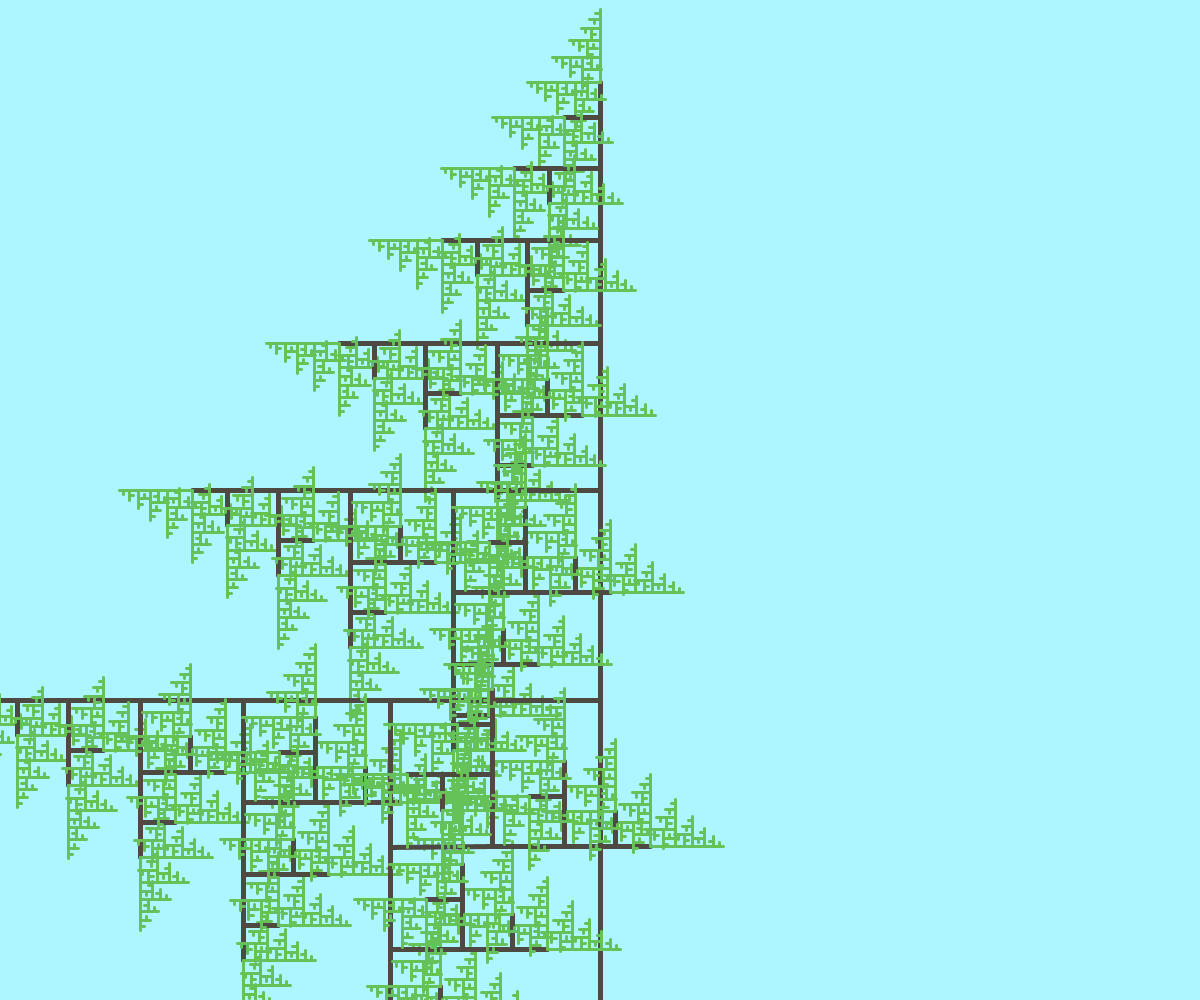
Frame 1 (no input)
Frame 60 (the mouse pressed at the canvas centre just before this capture): identical to frame 1, image omitted
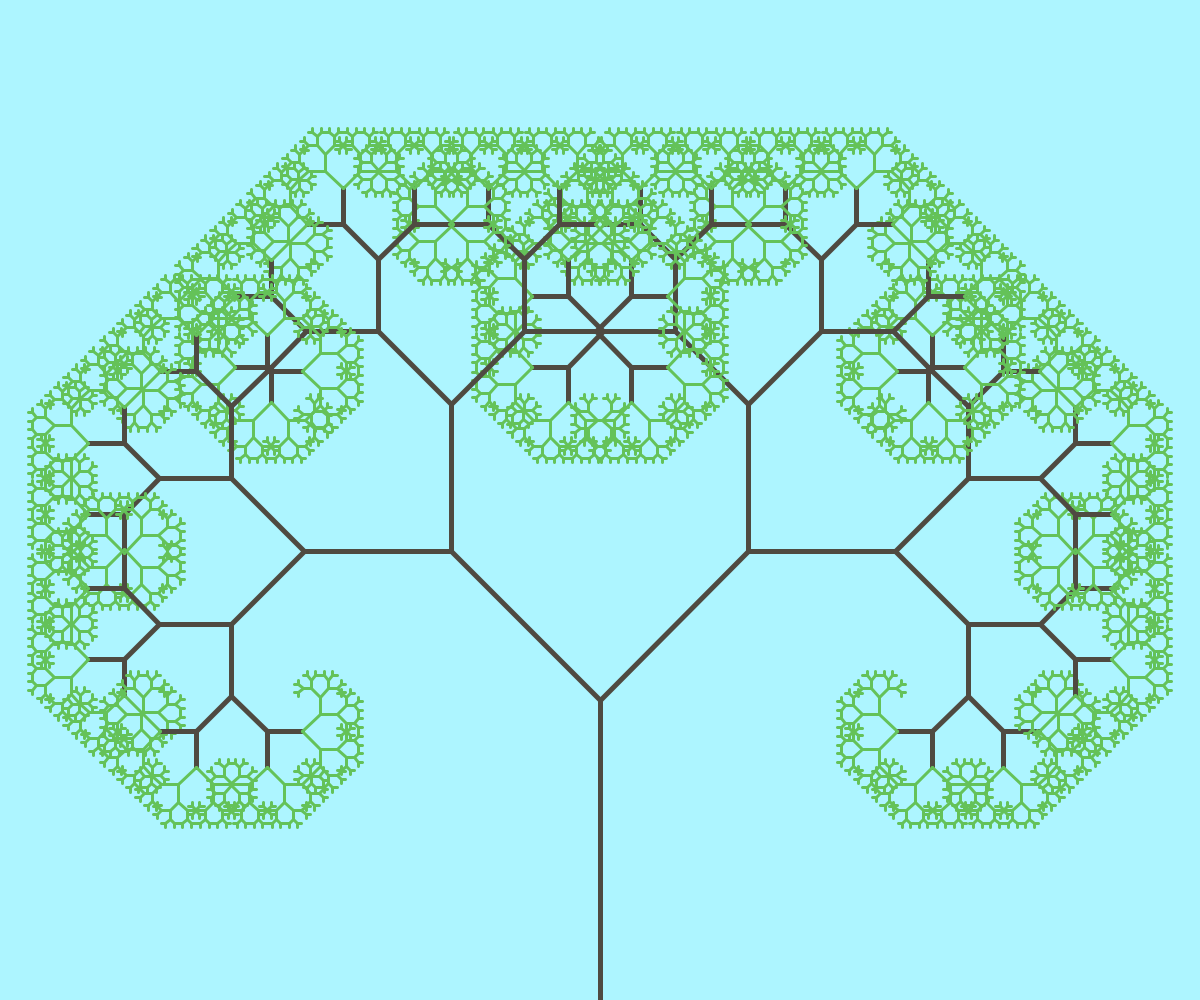
Frame 120 (the mouse held since frame 60 and released just before this capture)

The Processing sketch that drew these frames (run headless with seeded random() and noise(); from frame 60 on, the mouse is pressed at the canvas centre):

// Processing sketch: fractal_tree
// ── fractal_tree.pde
float deg;
color GREEN = color(100, 194, 89);
color BROWN = color(79, 74, 65);

void setup() {
  size(1200, 1000);
}


void draw() {
  background(color(173, 245, 255));
  frameRate(30);

  float line_length  = height * 0.3;
  float middle_point = width / 2;

  deg = (mouseX / (float) width) * 90f;

  stroke(BROWN);
  strokeWeight(5);
  translate(middle_point, height);
  line(0, 0, 0, -line_length);
  translate(0, -line_length);

  drawFractal(line_length);
}


void drawFractal(float len) {

  float shrinking_factor = 0.7;
  float theta0 = radians(deg);
  float theta1 = -radians((90-deg));

  len *= shrinking_factor;

  if (len < 30) {
    stroke(GREEN);
    strokeWeight(3);
  } else {
    stroke(BROWN);
    strokeWeight(5);
  }

  if (len > 3) {

    pushMatrix();
    rotate(theta0);
    line(0, 0, 0, -len);
    translate(0, -len);
    drawFractal(len);
    popMatrix();


    if (len < 30) {
      stroke(GREEN);
      strokeWeight(3);
    } else {
      stroke(BROWN);
      strokeWeight(5);
    }

    pushMatrix();
    rotate(theta1);
    line(0, 0, 0, -len);
    translate(0, -len);
    drawFractal(len);
    popMatrix();
  }
}
